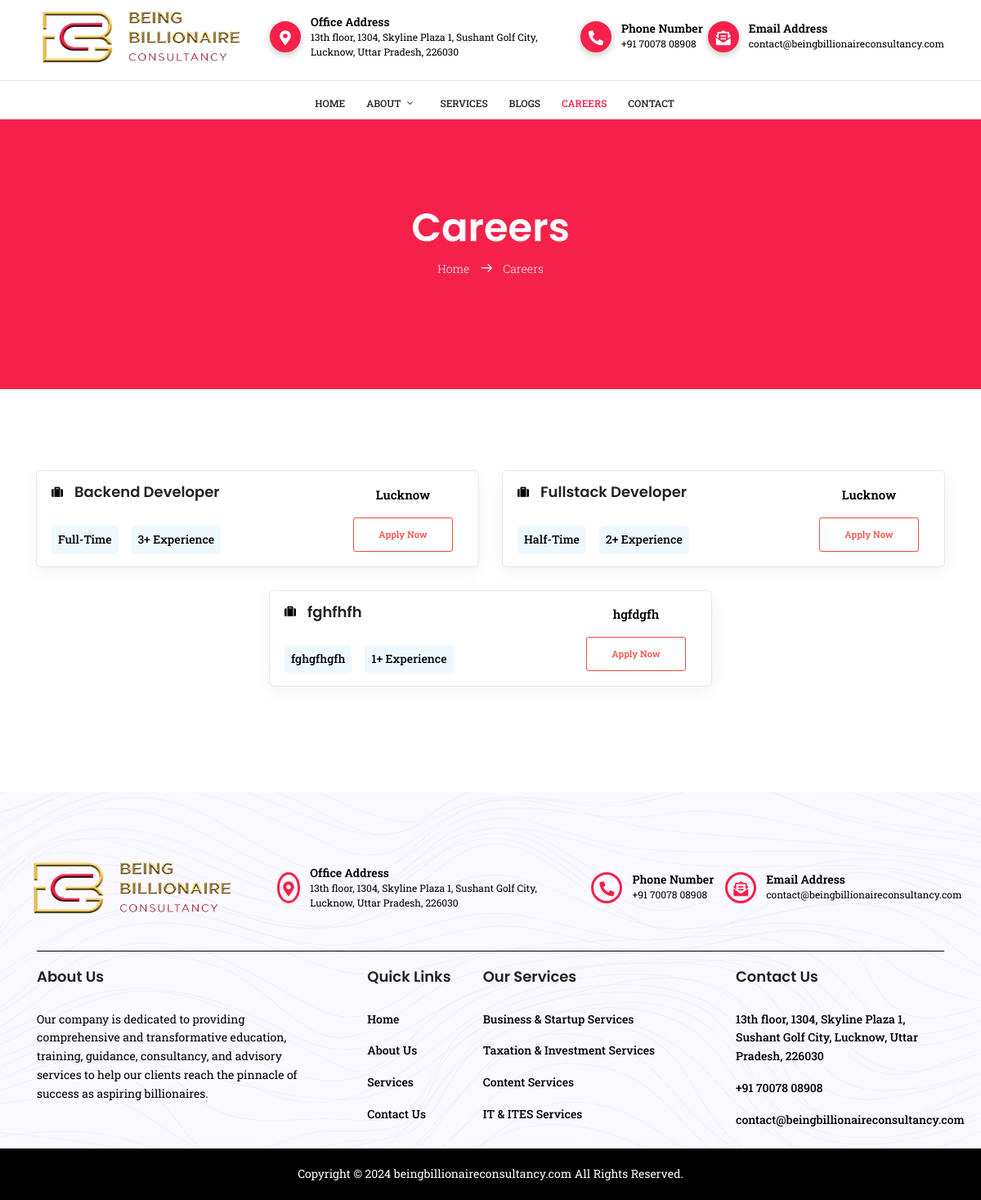
Page /career on the committed database.
### tables this page shows
CREATE TABLE `tbl_job` (
  `id` int(11) NOT NULL,
  `job_designation` varchar(200) NOT NULL,
  `job_location` varchar(200) NOT NULL,
  `job_experience` varchar(200) NOT NULL,
  `job_duration` varchar(200) NOT NULL,
  `status` tinyint(1) NOT NULL DEFAULT 1,
  `created_at` varchar(200) NOT NULL,
  `updated_at` varchar(200) NOT NULL
);

### application/controllers/BbcWebsite.php (called while the page is built, shortened)
<?php
class BbcWebsite extends CI_Controller
{
    public function career()
    {
        $data['title'] = 'BBC | career';
        $data['careerdata'] = $this->db->where('status',1)->get('tbl_job')->result();
        $this->load->view('website/career', $data);
    }
}

### index.php (called while the page is built, shortened)
<?php
require_once BASEPATH.'core/CodeIgniter.php';

### application/views/website/career.php (the view, shortened to what this page needs)
<?php include 'header.php';?>
 <section class="banner-area relative" id="home">
     <div class="overlay overlay-bg"></div>
     <div class="container">
         <div class="row d-flex align-items-center justify-content-center">
             <div class="about-content col-lg-12">
                 <h1 class="text-white">
                     Careers
                 </h1>
                 <p class="text-white link-nav"><a href="index">Home </a> <span class="lnr lnr-arrow-right"></span> <a href="about"> Careers</a></p>
             </div>
         </div>
     </div>
 </section>
 <section class="section-gap">
     <div class="container">
     <?php if (empty($careerdata)) { ?>
         <div class="row d-flex justify-content-center">
             <div class="menu-content pb-60 col-lg-9">
                 <div class="title text-center">
                         <h1 class="mb-10">No Vacancy as of now!</h1>
                 </div>
             </div>
         </div>
         <?php } else{ ?>
         <div class="row justify-content-center">
            <?php foreach($careerdata as $career){?>
             <div class="col-lg-6">
                 <div class="career mb-30">
                     <div class="row justify-content-between align-items-center">
                         <div class="col-lg-6">
                             <div class="career-info d-flex align-items-center mb-30">
                                 <i class="fas fa-suitcase"></i>
                                 <h4><?= $career->job_designation?></h4>
                             </div>
                             <div class="career-desc d-flex">
                                 <p><?= $career->job_duration?></p>
                                 <p><?= $career->job_experience?></p>
                             </div>
                         </div>
                         <div class="col-lg-4 text-right">
                             <div class="career-apply text-center job-mobile-view">
                                 <p><?= $career->job_location?></p>
                                 <a href="<?= base_url('profile') ?>" class="genric-btn danger-border radius">Apply Now</a>
                             </div>
                         </div>
                     </div>
                 </div>
             </div>
<?php }?>
         </div>
         <?php } ?>
     </div>
 </section>
 <?php include 'footer.php';?>

### application/views/website/header.php (shortened to what this page needs)
<?php
 $first_part = $this->uri->segment('1');
?>
<!DOCTYPE html>
<html lang="zxx" class="no-js">
<head>
    <link rel="stylesheet" href="<?= base_url('websiteassets') ?>/css/linearicons.css">
    <link rel="stylesheet" href="<?= base_url('websiteassets') ?>/css/font-awesome.min.css">
    <link rel="stylesheet" href="<?= base_url('websiteassets') ?>/css/bootstrap.css">
    <link rel="stylesheet" href="<?= base_url('websiteassets') ?>/css/magnific-popup.css">
    <link rel="stylesheet" href="<?= base_url('websiteassets') ?>/css/nice-select.css">
    <link rel="stylesheet" href="<?= base_url('websiteassets') ?>/css/animate.min.css">
    <link rel="stylesheet" href="<?= base_url('websiteassets') ?>/css/owl.carousel.css">
    <link rel="stylesheet" href="<?= base_url('websiteassets') ?>/css/main.css">
    <link rel="stylesheet" href="https://cdnjs.cloudflare.com/ajax/libs/font-awesome/5.15.4/css/all.min.css" />
    <link rel="stylesheet"
        href="https://cdnjs.cloudflare.com/ajax/libs/OwlCarousel2/2.3.4/assets/owl.theme.green.min.css" />
    <link rel="stylesheet" href="https://cdnjs.cloudflare.com/ajax/libs/animate.css/4.1.1/animate.min.css" />
</head>
<body>
    <header id="header">
        <div class="container">
            <div class="row header-top align-items-center">
            <div class="col-lg-3 menu-top-middle justify-content-center d-flex">
                    <a href="<?= base_url('index') ?>">
                        <img class="img-fluid logo" src="<?= base_url('websiteassets') ?>/img/logo.png" alt="">
                    </a>
                </div>
                <div class="col-lg-4 col-sm-4 menu-top-left">
                    <div class="top-icon d-flex aligns-self-center">
                        <div class="icon aligns-self-center">
                            <i class="fa fa-map-marker-alt"></i>
                        </div>
                        <div class="top-text ">
                            <p class="f-bold">Office Address</p>
                            <p>13th floor, 1304, Skyline Plaza 1, Sushant Golf City,<br /> Lucknow, Uttar Pradesh,
                                226030</p>
                        </div>
                    </div>
                </div>
                <div class="col-lg-5 col-sm-5 d-flex justify-content-between">
                    <div class="top-icon d-flex">
                        <div class="icon">
                            <i class="fa fa-phone-alt"></i>
                        </div>
                        <div class="top-text">
                            <p class="f-bold">Phone Number</p>
                            <p>+91 70078 08908 </p>
                        </div>
                    </div>
                    <div class="top-icon d-flex">
                        <div class="icon">
                            <i class="fa fa-envelope-open-text"></i>
                        </div>
                        <div class="top-text">
                            <p class="f-bold">Email Address</p>
                            <p>contact@beingbillionaireconsultancy.com</p>
                        </div>
                    </div>
                </div>
            </div>
        </div>
        <hr>
        <div class="container">
            <div class="row align-items-center justify-content-center d-flex">
            <nav id="nav-menu-container">
    <ul class="nav-menu sf-arrows">
        <li class="<?php echo ($first_part == 'index') ? 'menu-active' : ''; ?>">
            <a href="<?= base_url('index') ?>">Home</a>
        </li>
        <li class="menu-has-children <?php echo ($first_part == 'about' || $first_part == 'founder') ? 'menu-active' : ''; ?>">
            <a href="#" class="sf-with-ul" onclick="toggleSubMenu()">About</a>
        </li>
        <li class="<?php echo ($first_part == 'services') ? 'menu-active' : ''; ?>">
            <a href="<?= base_url('services') ?>">Services</a>
        </li>
        <li class="<?php echo ($first_part == 'blogs') ? 'menu-active' : ''; ?>">
            <a href="<?= base_url('blogs') ?>">Blogs</a>
        </li>
        <li class="<?php echo ($first_part == 'career') ? 'menu-active' : ''; ?>">
            <a href="<?= base_url('career') ?>">Careers</a>
        </li>
        <li class="<?php echo ($first_part == 'contact') ? 'menu-active' : ''; ?>">
            <a href="<?= base_url('contact') ?>">Contact</a>
        </li>
    </ul>
</nav>
            </div>
        </div>
    </header>

### application/views/website/footer.php (shortened to what this page needs)
<footer class="footer-area pt-80 ">
<div class="container-fluid ">
<div class="row header-top justify-content-center align-items-center ">
<div class="col-md-3 menu-top-middle d-flex mb-20">
<a href="<?= base_url('index')?>">
<img class="img-fluid logo" src="<?= base_url('websiteassets') ?>/img/logo.png" alt="">
</a>
</div>
<div class="col-md-4 col-sm-4 mb-20 d-sm-none">
<div class="top-icon d-flex aligns-self-center">
<div class="icon  ">
<i class="fa fa-map-marker-alt"></i>
</div>
 <div class="top-text">
 <p class="f-bold">Office Address</p>
 <p> 13th floor, 1304, Skyline Plaza 1, Sushant Golf City, Lucknow,
Uttar Pradesh, 226030 </p>
</div>
</div>
</div>
<div class="col-md-5 col-sm-12 mb-20 d-flex justify-content-around">
<div class="top-icon d-flex">
<div class="icon">
 <i class="fa fa-phone-alt"></i>
</div>
 <div class="top-text">
 <p class="f-bold">Phone Number</p>
 <p>+91 70078 08908 </p>
</div>
</div>
<div class="top-icon d-flex ml-14">
 <div class="icon">
 <i class="fa fa-envelope-open-text"></i>
</div>
 <div class="top-text">
 <p class="f-bold">Email Address</p>
 <p>contact@beingbillionaireconsultancy.com</p>
</div>
</div>
</div>
</div>
</div>
<div class="container">
<div class="divider">
<span class="divider-separator"></span>
</div>
<div class="row justify-content-between ">
<div class="col-12 col-lg-4">
<div class="single-footer-widget">
<h4>About Us</h4>
<p>
Our company is dedicated to providing comprehensive and transformative education, training, guidance,
consultancy, and advisory services to help our clients reach the pinnacle of success as
aspiring billionaires.
</p>
<div class="footer-bottom">
</div>
</div>
</div>
<div class="col-12 col-lg-2 ml-15">
<div class="single-footer-widget">
<h4>Quick Links</h4>
    <p class="fw-500"> <a class="text-gray" href="index">Home</a></p>
    <p class="fw-500"><a class="text-gray" href="<?= base_url('about')?>">About Us</a></p>
    <p class="fw-500"><a class="text-gray" href="<?= base_url('services')?>">Services</a></p>
    <p class="fw-500"><a class="text-gray" href="<?= base_url('contact')?>">Contact Us</a></p>
</div>
</div>
<div class="col-12 col-lg-3">
<div class="single-footer-widget">
<h4>Our Services</h4>
<p class="fw-500"> <a class="text-gray" href="<?= base_url('businessservices')?>">Business & Startup Services</a></p>
<p class="fw-500"><a class="text-gray" href="<?= base_url('taxservices')?>">Taxation & Investment Services</a></p>
<p class="fw-500"><a class="text-gray" href="<?= base_url('contentservices')?>">Content Services</a></p>
<p class="fw-500"><a class="text-gray" href="<?= base_url('itservices')?>">IT & ITES Services </a></p>
</div>
</div>
<div class="col-12 col-lg-3">
<div class="single-footer-widget">
<h4>Contact Us</h4>
    <p class="fw-500 text-gray"> 13th floor, 1304, Skyline Plaza 1, Sushant Golf City, Lucknow,
Uttar Pradesh, 226030</p>
    <p class="fw-500"><span class="text-gray" ><a href="tel:70078 08908" >+91 70078 08908 </a></span></p>
    <p class="fw-500"><span class="text-gray" ><a href="mailto:contact@beingbillionaireconsultancy.com"  >contact@beingbillionaireconsultancy.com</a></span></p>
</div>
</div>
</div>
</div>
</footer>
<div class="bg-dark">
<p class="footer-text text-white m-0 text-center pb-20 pt-20">Copyright &copy; <?php echo date("Y"); ?> beingbillionaireconsultancy.com All Rights Reserved.
</p>
</div>
</body>
</html>

### rows in the picture
tbl_job: job_designation "Backend Developer", job_duration "Full-Time", job_experience "3+ Experience", job_location "Lucknow"
tbl_job: job_designation "Fullstack Developer", job_duration "Half-Time", job_experience "2+ Experience", job_location "Lucknow"
tbl_job: job_designation "fghfhfh", job_duration "fghgfhgfh", job_experience "1+ Experience", job_location "hgfdgfh"
